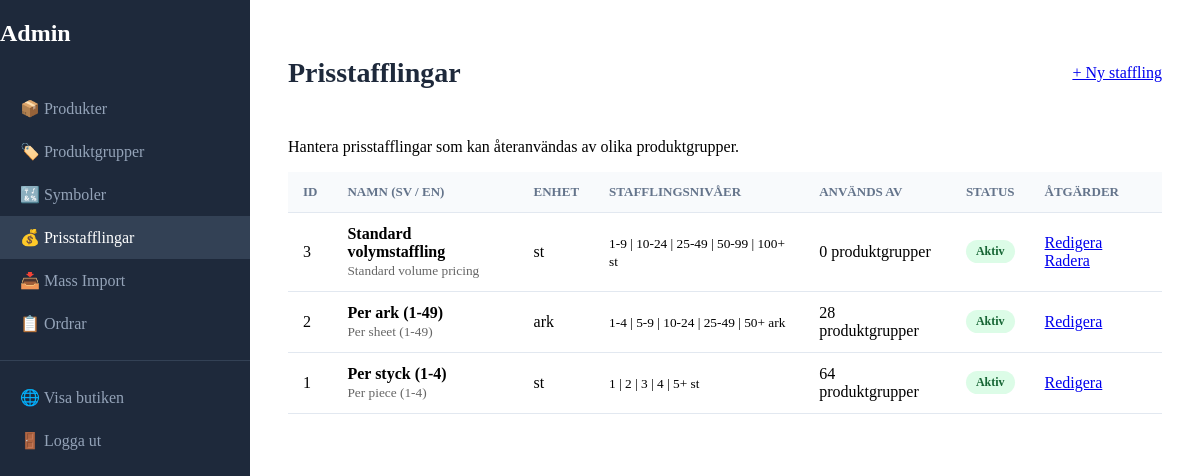
The app's page /admin/stafflingar.php (signed in) with its own data.
### tables this page shows
CREATE TABLE `pricing_tiers` (
  `id` int NOT NULL AUTO_INCREMENT,
  `name` varchar(100) NOT NULL COMMENT 'T.ex. "Standard (1-9, 10-24...)", "Per styck", "Per ark"',
  `name_en` varchar(100) DEFAULT NULL,
  `pricing_unit` varchar(20) NOT NULL DEFAULT 'st' COMMENT 'st, ark, m2, etc.',
  `tier_config` json NOT NULL COMMENT 'Array av ranges: [{"min":1,"max":1},...]',
  `description` text COMMENT 'Beskrivning av stafflingen',
  `description_en` text,
  `active` tinyint(1) DEFAULT '1',
  `created_at` timestamp NULL DEFAULT CURRENT_TIMESTAMP,
  `updated_at` timestamp NULL DEFAULT CURRENT_TIMESTAMP ON UPDATE CURRENT_TIMESTAMP,
  PRIMARY KEY (`id`)
);

### admin/stafflingar.php (the view, shortened to what this page needs)
<?php
$db = getDBConnection();
$stmt = $db->query("SELECT * FROM pricing_tiers ORDER BY id DESC");
$stafflingar = $stmt->fetchAll();
$usage = [];
foreach ($stafflingar as $tier) {
    $stmt = $db->prepare("SELECT COUNT(*) as cnt FROM product_groups WHERE pricing_tier_id = ?");
    $stmt->execute([$tier['id']]);
    $usage[$tier['id']] = $stmt->fetch()['cnt'];
}
?>
<!DOCTYPE html>
<html lang="sv">
<head>
    <link rel="stylesheet" href="admin.css">
</head>
<body>
    <div class="admin-container">
        <aside class="admin-sidebar">
            <h2>Admin</h2>
            <nav class="admin-nav">
                <a href="index.php">📦 Produkter</a>
                <a href="produktgrupper.php">🏷️ Produktgrupper</a>
                <a href="symboler.php">🔣 Symboler</a>
                <a href="stafflingar.php" class="active">💰 Prisstafflingar</a>
                <a href="import.php">📥 Mass Import</a>
                <a href="ordrar.php">📋 Ordrar</a>
                <hr>
                <a href="<?php echo SITE_URL; ?>" target="_blank">🌐 Visa butiken</a>
                <a href="logout.php">🚪 Logga ut</a>
            </nav>
        </aside>
        <main class="admin-main">
            <div class="admin-header">
                <h1>Prisstafflingar</h1>
                <a href="staffling-form.php" class="btn btn-primary">+ Ny staffling</a>
            </div>
            <div class="card">
                <p>Hantera prisstafflingar som kan återanvändas av olika produktgrupper.</p>
                <table class="admin-table">
                    <thead>
                        <tr>
                            <th>ID</th>
                            <th>Namn (SV / EN)</th>
                            <th>Enhet</th>
                            <th>Stafflingsnivåer</th>
                            <th>Används av</th>
                            <th>Status</th>
                            <th>Åtgärder</th>
                        </tr>
                    </thead>
                    <tbody>
                        <?php if (count($stafflingar) > 0): ?>
                            <?php foreach ($stafflingar as $tier):
                                $config = json_decode($tier['tier_config'], true);
                                $levels = [];
                                foreach ($config as $range) {
                                    if ($range['min'] == $range['max']) {
                                        $levels[] = $range['min'];
                                    } elseif ($range['max'] >= 9999) {
                                        $levels[] = $range['min'] . '+';
                                    } else {
                                        $levels[] = $range['min'] . '-' . $range['max'];
                                    }
                                }
                            ?>
                            <tr>
                                <td><?php echo $tier['id']; ?></td>
                                <td>
                                    <strong><?php echo htmlspecialchars($tier['name']); ?></strong>
                                    <?php if (!empty($tier['name_en'])): ?>
                                        <br><small style="color: #666;"><?php echo htmlspecialchars($tier['name_en']); ?></small>
                                    <?php endif; ?>
                                </td>
                                <td><?php echo htmlspecialchars($tier['pricing_unit']); ?></td>
                                <td>
                                    <small><?php echo implode(' | ', $levels) . ' ' . htmlspecialchars($tier['pricing_unit']); ?></small>
                                </td>
                                <td><?php echo $usage[$tier['id']]; ?> produktgrupper</td>
                                <td>
                                    <span class="badge badge-<?php echo $tier['active'] ? 'success' : 'gray'; ?>">
                                        <?php echo $tier['active'] ? 'Aktiv' : 'Inaktiv'; ?>
                                    </span>
                                </td>
                                <td class="actions">
                                    <a href="staffling-form.php?id=<?php echo $tier['id']; ?>" class="btn btn-sm">Redigera</a>
                                    <?php if ($usage[$tier['id']] == 0): ?>
                                    <a href="?delete=<?php echo $tier['id']; ?>"
                                       class="btn btn-sm btn-danger"
                                       onclick="return confirm('Är du säker?')">Radera</a>
                                    <?php endif; ?>
                                </td>
                            </tr>
                            <?php endforeach; ?>
                        <?php else: ?>
                            <tr>
                                <td colspan="7" style="text-align: center;">Inga stafflingar hittades. <a href="staffling-form.php">Skapa en ny</a></td>
                            </tr>
                        <?php endif; ?>
                    </tbody>
                </table>
            </div>
        </main>
    </div>
</body>
</html>

### admin/admin.css (style rules this page uses)
.admin-sidebar { width: 250px; background: #1e293b; color: white; position: fixed; top: 0; left: 0; bottom: 0; overflow-y: auto; }
.admin-nav { padding: 20px 0; }
.admin-nav a { display: block; padding: 12px 20px; color: #94a3b8; text-decoration: none; transition: all 0.2s; }
.admin-nav a:hover, .admin-nav a.active { background: #334155; color: white; }
.admin-nav hr { border: none; border-top: 1px solid #334155; margin: 15px 0; }
.admin-main { flex: 1; margin-left: 250px; padding: 30px; }
.admin-header { display: flex; justify-content: space-between; align-items: center; margin-bottom: 30px; }
.admin-header h1 { font-size: 28px; color: #1e293b; }
.admin-table { width: 100%; border-collapse: collapse; }
.admin-table th, .admin-table td { padding: 12px 15px; text-align: left; border-bottom: 1px solid #e2e8f0; }
.admin-table th { background: #f8fafc; font-weight: 600; font-size: 13px; text-transform: uppercase; color: #64748b; }
.badge { display: inline-block; padding: 4px 10px; border-radius: 20px; font-size: 12px; font-weight: 600; }
.badge-success { background: #dcfce7; color: #166534; }
hr { border: none; border-top: 1px solid #e2e8f0; margin: 20px 0; }

### records on screen
pricing_tiers: id "3", name "Standard volymstaffling", name_en "Standard volume pricing", pricing_unit "st", levels "1-9 | 10-24 | 25-49 | 50-99 | 100+", id "0", active "Aktiv"
pricing_tiers: id "2", name "Per ark (1-49)", name_en "Per sheet (1-49)", pricing_unit "ark", levels "1-4 | 5-9 | 10-24 | 25-49 | 50+", id "28", active "Aktiv"
pricing_tiers: id "1", name "Per styck (1-4)", name_en "Per piece (1-4)", pricing_unit "st", levels "1 | 2 | 3 | 4 | 5+", id "64", active "Aktiv"
